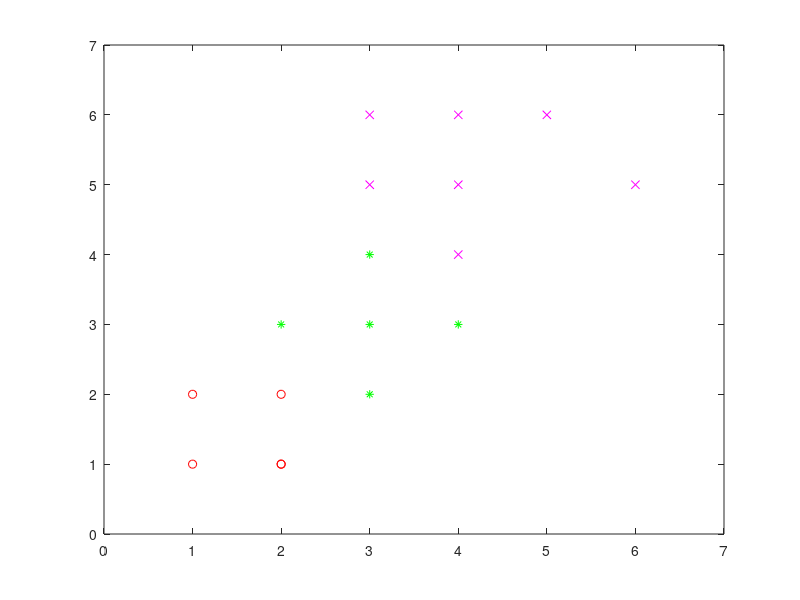

The MATLAB source for this figure: (Note: this script raises an error after producing the figure.)
X = [1 1; 2 1; 1 2; 2 2; 2 3; 3 2; 3 3; 3 4; 4 3; 3 5; 3 6; 4 4; 4 5; 4 6; 5 6; 6 5]';
Tc = [1   1    1     1    2     2    2    2  2    3    3    3    3    3    3    3  ];
Co = {'or','*g','xm'};
lenX=length(Tc);
figure, plot(X(:,1),Co{1}), axis([0 7 0 7]), hold on
for k=2:lenX,
  plot(X(1,k),X(2,k),Co{Tc(k)})  
end
T = ind2vec(Tc);
Spread=1
net = newpnn(X,T,Spread);

Xtest=[3.5 3.1]';
plot(Xtest(1,:),Xtest(2,:),'k^') 
Y = net(Xtest);
Yc = vec2ind(Y)

plot(Xtest(1,:),Xtest(2,:),Co{Yc}) 
